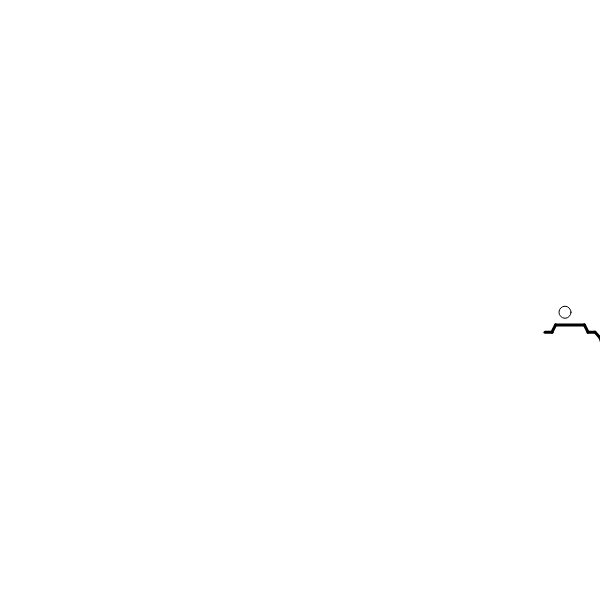
Frame 1 (no input)
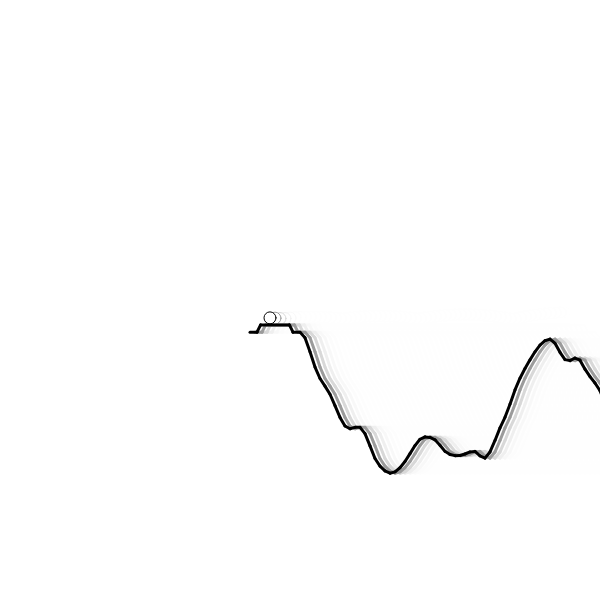
Frame 60 (no input)
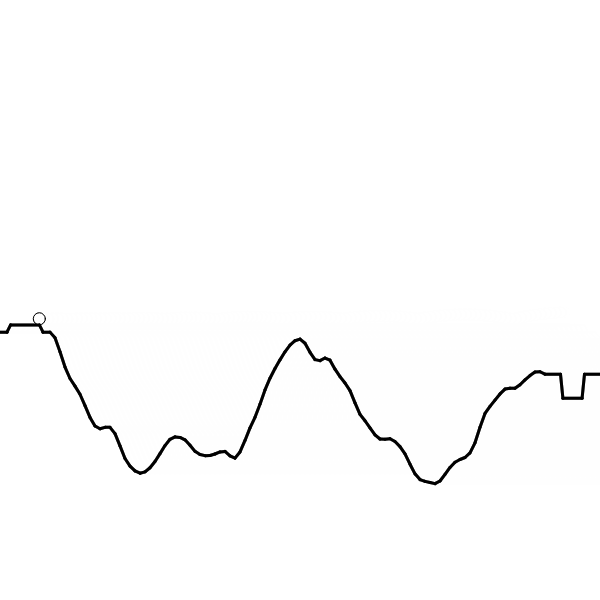
Frame 120 (the mouse pressed at the canvas centre since frame 60)

The p5.js sketch that drew these frames (run headless with seeded random() and noise() and a simulated clock; from frame 60 on, the mouse is pressed at the canvas centre):

// p5.js sketch
// ── sketch.js
let ball;

let dots;
let lineSegments;
let finishMark;

let noiseOffset = 0;

let landSlideSpeed = 5;

function setup() {
	createCanvas(600, 600);
	frameRate(60);

	dots = [];
	lineSegments = [];

	initLevel();
}

function draw() {
	background(255, 155);

	ball.update(lineSegments);
	finishCheck(ball);

	ball.draw();

	lineSegments.forEach(l => {
		l.draw();
	});
}
function initLevel() {
	dots = [];
	lineSegments.forEach(l => {
		l.move_away = true;
	});

	generateDots(dots);

	ball = new Ball(dots[0].x / 2, dots[0].y - 20);
	initStartPoint(ball, lineSegments, dots);

	dotsToLineSegments(dots);

	initEndPoint(ball, lineSegments, dots);
}

function dotsToLineSegments(dots) {
	for (let i = 0; i < dots.length - 1; i++) {
		lineSegments.push(new LineSegment(dots[i].x, dots[i].y, dots[i + 1].x, dots[i + 1].y));
	}
}

function generateDots(dots) {
	let startPos = 50;
	let endPos = height - 50;
	let step = 5;
	let numOfParts = (width - startPos - (height - endPos)) / step;
	for (let i = 0; i < numOfParts; i++) {
		let noiseValue = noise(i / 25 + noiseOffset);
		noiseValue = map(noiseValue, 0, 1, height, height / 3);
		dots.push(new Dot(i * step + startPos, noiseValue));
	}

	noiseOffset += numOfParts / 25;
}

function finishCheck(ball) {
	if (finishMark.dist(ball.pos) <= ball.r && ball.vel.mag() < 1) {
		initLevel();
	}
}

function vectorProject(vec1, vec2) {
	let projection = vec1.copy();
	return projection.mult(vec1.dot(vec2) / vec1.magSq());
}

class Ball {
	constructor(x, y) {
		this.start_offset = width - 55;
		this.move_away = true;

		this.pos = createVector(x + this.start_offset, y);
		this.old_pos = this.pos;
		this.vel = createVector(0, 0);
		this.acc = createVector(0, 0.1);

		this.r = 6;
		this.friction_coeff = 0.99;
		this.jumpness_coeff = 0.8;
	}

	boundariesCheck() {
		if (this.move_away == true) return;

		if (this.pos.y + this.r > height) {
			this.pos.y = height - this.r;
			this.vel.y *= -1;
			this.vel.y *= this.jumpness_coeff;
		}
		if (this.pos.y < 0) {
			this.vel.y *= -1;
			this.vel.y *= this.jumpness_coeff;
		}
		if (this.pos.x + this.r > width) {
			this.pos.x = width - this.r;
			this.vel.x *= -1;
			this.vel.x *= this.jumpness_coeff;
		}
		if (this.pos.x - this.r < 0) {
			this.pos.x = this.r;
			this.vel.x *= -1;
			this.vel.x *= this.jumpness_coeff;
		}
	}

	update(lineSegments) {
		this.old_pos = this.pos.copy();
		this.vel.add(this.acc);
		this.vel.x *= this.friction_coeff;

		this.pos.add(this.vel);

		this.boundariesCheck();

		lineSegments.forEach(l => {
			this.collisionCheck(l);
		});

		if (this.move_away && this.start_offset > 0) {
			this.pos.x -= landSlideSpeed;
			this.start_offset -= landSlideSpeed;
		} else {
			this.move_away = false;
		}
	}

	collisionCheck(lineSegment) {
		let vecToBall = p5.Vector.sub(this.pos, lineSegment.p1);
		let vecToEnd = p5.Vector.sub(lineSegment.p2, lineSegment.p1);

		let projectVector = vectorProject(vecToEnd, vecToBall);
		let intersectPoint = createVector(lineSegment.p1.x + projectVector.x, lineSegment.p1.y + projectVector.y);

		let projectLength = projectVector.mag() * Math.sign(projectVector.x);
		if (projectLength >= vecToEnd.mag() + this.r || projectLength <= -this.r) {
		} else if (projectLength >= vecToEnd.mag() || projectLength <= 0) {
			this.pointCollision(lineSegment.p1);
			this.pointCollision(lineSegment.p2);
		} else if (p5.Vector.dist(intersectPoint, this.pos) <= this.r) {
			let perpVector = p5.Vector.sub(this.pos, intersectPoint);
			let angle = atan2(perpVector.y, perpVector.x) - atan2(this.vel.y, this.vel.x);

			perpVector.rotate(PI + angle);
			this.vel = perpVector.normalize().mult(this.vel.mag());

			this.pos = this.old_pos.copy();
			this.vel.y *= this.jumpness_coeff;
		}
	}

	pointCollision(point) {
		if (point.dist(this.pos) < this.r) {
			this.vel = p5.Vector.sub(this.pos, point)
				.normalize()
				.mult(this.vel.mag());
			this.pos = this.old_pos.copy();
			this.vel.y *= this.jumpness_coeff;
		}
	}

	draw() {
		strokeWeight(1);
		ellipse(this.pos.x, this.pos.y, this.r * 2);
	}
}

class LineSegment {
	constructor(x1, y1, x2, y2) {
		this.start_offset = width - 50;

		this.p1 = createVector(x1 + this.start_offset, y1);
		this.p2 = createVector(x2 + this.start_offset, y2);

		if (this.p1.x > this.p2.x) {
			[this.p1, this.p2] = [this.p2, this.p1];
		}

		this.move_away = false;
	}

	draw() {
		if (this.move_away) {
			this.p1.x -= landSlideSpeed;
			this.p2.x -= landSlideSpeed;
		}
		if (this.start_offset > 0) {
			this.p1.x -= landSlideSpeed;
			this.p2.x -= landSlideSpeed;

			this.start_offset -= landSlideSpeed;
		}

		strokeWeight(3);
		line(this.p1.x, this.p1.y, this.p2.x, this.p2.y);
	}
}

class Dot {
	constructor(x, y) {
		this.x = x;
		this.y = y;
	}
}

function initStartPoint(ball, lineSegments, dots) {
	//    _o_
	// __/   \__

	let leftBorder = 0;
	let rightBorder = dots[0].x;
	let y = dots[0].y;

	let gapSize = ball.r * 6;
	let depthSize = ball.r * 1.2;
	let groundSize = (rightBorder - leftBorder - gapSize) / 2;

	lineSegments.push(new LineSegment(leftBorder, y, leftBorder + groundSize, y));
	lineSegments.push(new LineSegment(leftBorder + groundSize, y, leftBorder + groundSize + gapSize / 10, y - depthSize));
	lineSegments.push(new LineSegment(leftBorder + groundSize + gapSize / 10, y - depthSize, leftBorder + groundSize + gapSize - gapSize / 10, y - depthSize));
	lineSegments.push(new LineSegment(leftBorder + groundSize + gapSize - gapSize / 10, y - depthSize, leftBorder + groundSize + gapSize, y));
	lineSegments.push(new LineSegment(rightBorder - groundSize, y, rightBorder, y));
}

function initEndPoint(ball, lineSegments, dots) {
	// __     __
	//   \_o_/

	let leftBorder = dots[dots.length - 1].x;
	let rightBorder = width;
	let y = dots[dots.length - 1].y;

	let gapSize = ball.r * 4;
	let depthSize = ball.r * 4;
	let groundSize = (rightBorder - leftBorder - gapSize) / 2;

	lineSegments.push(new LineSegment(leftBorder, y, leftBorder + groundSize, y));
	lineSegments.push(new LineSegment(leftBorder + groundSize, y, leftBorder + groundSize + gapSize / 10, y + depthSize));
	lineSegments.push(new LineSegment(leftBorder + groundSize + gapSize / 10, y + depthSize, leftBorder + groundSize + gapSize - gapSize / 10, y + depthSize));
	lineSegments.push(new LineSegment(leftBorder + groundSize + gapSize - gapSize / 10, y + depthSize, leftBorder + groundSize + gapSize, y));
	lineSegments.push(new LineSegment(rightBorder - groundSize, y, rightBorder, y));

	finishMark = createVector(leftBorder + groundSize + gapSize / 2, y + depthSize - ball.r / 2);
}

function mousePressed() {
	if (keyIsDown(CONTROL)) {
		ball.pos.x = mouseX;
		ball.pos.y = mouseY;
		ball.vel.x = 0;
		ball.vel.y = 0;
	} else if (mouseButton === LEFT) {
		let force = createVector(mouseX - ball.pos.x, mouseY - ball.pos.y);
		force.setMag(force.mag() / 80);

		if (ball.vel.mag() < 1) {
			ball.vel.add(force);
		}
	}
}

function keyPressed() {
	if (keyCode === ENTER) {
		initLevel();
	}
}

// ── tile.js
class Tile {
	constructor(x, y, size, type, texture) {
		this.x = x;
		this.y = y;
		this.s = size;
		this.tileType = type;
		this.active = false;
		this.texture = texture;
	}

	drawLine(x, wallHeight, touchCoords, px, py) {
		let getIntersectionSide = function(tileX, tileY, touchX, touchY) {
			let vecCrossMult = function(v1, v2) {
				return v1.x * v2.y - v1.y * v2.x;
			};

			let curTile = tiles[floor(tileX) + floor(tileY) * tilesCols];

			let x = floor(tileX) * tileSize + tileSize / 2;
			let y = floor(tileY) * tileSize + tileSize / 2;

			let vecUpLeft = createVector(curTile.x - x, curTile.y - y);
			let vecBottomLeft = createVector(curTile.x - x, curTile.y + tileSize - y);
			let vecBottomRight = createVector(curTile.x + tileSize - x, curTile.y + tileSize - y);
			let vecUpRight = createVector(curTile.x + tileSize - x, curTile.y - y);
			let direction = createVector(touchX * tileSize - x, touchY * tileSize - y);

			if (vecUpLeft.angleBetween(direction) < vecUpLeft.angleBetween(vecUpRight) && vecCrossMult(vecUpLeft, direction) * vecCrossMult(vecUpLeft, vecUpRight) >= 0) {
				return 'top';
			} else if (vecBottomLeft.angleBetween(direction) < vecBottomLeft.angleBetween(vecBottomRight) && vecCrossMult(vecBottomLeft, direction) * vecCrossMult(vecBottomLeft, vecBottomRight) >= 0) {
				return 'bottom';
			} else if (vecUpRight.angleBetween(direction) < vecUpRight.angleBetween(vecBottomRight) && vecCrossMult(vecUpRight, direction) * vecCrossMult(vecUpRight, vecBottomRight) >= 0) {
				return 'right';
			} else {
				return 'left';
			}
		};

		let side = getIntersectionSide(touchCoords.tileLoc.x, touchCoords.tileLoc.y, touchCoords.x, touchCoords.y);

		strokeCap(SQUARE);
		strokeWeight(8);
		if (side == 'bottom') {
			this.drawColumn(this.texture, abs(touchCoords.x * this.s - this.x) / this.s, x, wallHeight);
		} else if (side == 'top') {
			this.drawColumn(this.texture, 1 - abs(touchCoords.x * this.s - this.x) / this.s, x, wallHeight);
		} else if (side == 'left') {
			this.drawColumn(this.texture, abs(touchCoords.y * this.s - this.y) / this.s, x, wallHeight);
		} else if (side == 'right') {
			this.drawColumn(this.texture, 1 - abs(touchCoords.y * this.s - this.y) / this.s, x, wallHeight);
		}
	}

	drawColumn(img, ncolFrom, ncolTo, finalHeight) {
		let acc = 0;
		let i = 0;

		for (let p = 0; p < img.height; p++) {
			let ncol = floor(ncolFrom * img.width);
			ncol -= ncol % 4;
			let nrow = p * img.width * 4;

			stroke(img.pixels[4 * ncol + nrow], img.pixels[4 * ncol + 1 + nrow], img.pixels[4 * ncol + 2 + nrow], 255);

			acc += finalHeight / img.height;

			line(ncolTo, height / 2 - finalHeight / 2 + i, ncolTo, height / 2 - finalHeight / 2 + i + ceil(acc));
			i += ceil(acc);
			acc -= ceil(acc);
		}
	}
}
